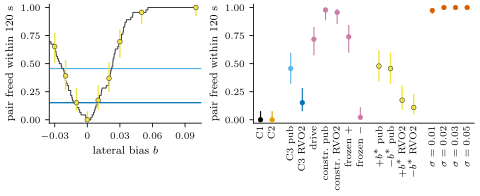

The Python source for this figure:
"""Fig 7: the pair class. Runs from figures/data/fig7.json (written by experiments/E7b/analyze.py)."""
import json

import numpy as np

from common import ARM_COLOURS, HERE, fig_full, qa, save

d = json.load(open(HERE / "data" / "fig7.json"))
PURPLE = ARM_COLOURS["frozen-mean / drive"]
YEL = ARM_COLOURS["lateral bias"]
EDGE = "#3a3a3a"
COL = {"C1": ARM_COLOURS["C1"], "C2": ARM_COLOURS["C2"],
       "C3_pub": ARM_COLOURS["C3 published"], "C3_rvo2": ARM_COLOURS["C3 RVO2"],
       "drive_only": PURPLE, "constraint_only_pub": PURPLE, "constraint_only_rvo2": PURPLE,
       "frozen_plus": PURPLE, "frozen_minus": PURPLE}
LABEL = {"C1": "C1", "C2": "C2", "C3_pub": "C3 pub", "C3_rvo2": "C3 RVO2", "drive_only": "drive",
         "constraint_only_pub": "constr.\\ pub", "constraint_only_rvo2": "constr.\\ RVO2",
         "frozen_plus": "frozen $+$", "frozen_minus": "frozen $-$",
         "bstarpubp": "$+b^{\\textstyle\\ast}$ pub", "bstarpubm": "$-b^{\\textstyle\\ast}$ pub",
         "bstarrvo2p": "$+b^{\\textstyle\\ast}$ RVO2", "bstarrvo2m": "$-b^{\\textstyle\\ast}$ RVO2"}
for s in ("0p01", "0p02", "0p03", "0p05"):
    COL[f"noise{s}"] = ARM_COLOURS["noise"]
    LABEL[f"noise{s}"] = f"$\\sigma={s.replace('p', '.')}$"
for k in ("bstarpubp", "bstarpubm", "bstarrvo2p", "bstarrvo2m"):
    COL[k] = YEL

fig = fig_full(5.0)
axL, axR = fig.subplots(1, 2, gridspec_kw={"width_ratios": [1, 1.45]})

# ---- left: freed fraction against signed lateral bias b
sc = d["static_curve"]
axL.plot(sc["b"], sc["frac"], color=EDGE, lw=0.7, zorder=2, drawstyle="steps-post")
for ref, c in (("C3_pub", ARM_COLOURS["C3 published"]), ("C3_rvo2", ARM_COLOURS["C3 RVO2"])):
    axL.axhline(d["ref"][ref], color=c, lw=0.9, zorder=1)
for p in d["bias_curve"]:
    _, lo, hi = p["wilson"]
    axL.plot([p["b"]] * 2, [lo, hi], color=YEL, lw=1.0, solid_capstyle="butt", zorder=3)
    axL.plot([p["b"]], [p["wilson"][0]], marker="o", ms=3.4, ls="none", mfc=YEL, mec=EDGE, mew=0.4, zorder=4)
axL.set_xlim(-0.035, 0.105)
axL.set_xticks([-0.03, 0, 0.03, 0.06, 0.09])
axL.set_xticklabels(["$-0.03$", "0", "0.03", "0.06", "0.09"])
axL.set_ylim(-0.03, 1.03)
axL.set_yticks([0, 0.25, 0.5, 0.75, 1])
axL.set_xlabel("lateral bias $b$")
axL.set_ylabel("pair freed within 120 s")

# ---- right: freed fraction per arm, Wilson 95% CI
x, xs, labels = 0.0, [], []
for gi, grp in enumerate(d["groups"]):
    if gi:
        x += 0.6
    for arm in grp:
        xs.append(x)
        labels.append(LABEL[arm])
        c = COL[arm]
        p, lo, hi = d["rates"][arm]["wilson"]
        yel = c == YEL
        axR.plot([x] * 2, [lo, hi], color=c, lw=1.0 if yel else 0.8, solid_capstyle="butt", zorder=2)
        axR.plot([x], [p], marker="o", ms=3.4, ls="none", mfc=c, mec=EDGE if yel else c, mew=0.4, zorder=3)
        x += 1.0
axR.set_xticks(xs)
axR.set_xticklabels(labels, rotation=90)
axR.tick_params(axis="x", length=0, pad=2)
axR.set_xlim(xs[0] - 0.6, xs[-1] + 0.6)
axR.set_ylim(-0.03, 1.03)
axR.set_yticks([0, 0.25, 0.5, 0.75, 1])
axR.set_ylabel("pair freed within 120 s")

save(fig, "fig7_pair")
qa("fig7_pair")
